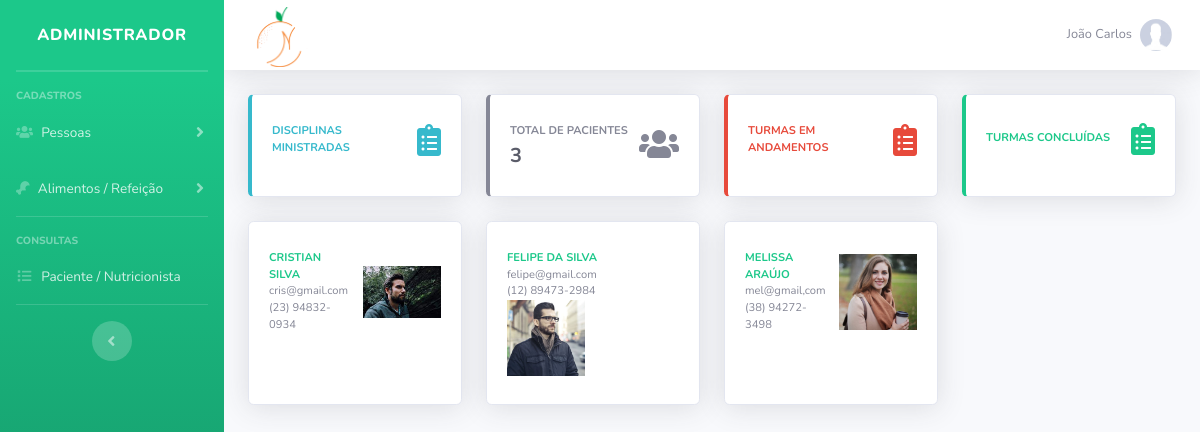
/painel-adm/index.php (signed in), run on the app's committed database.
### tables this page shows
CREATE TABLE `usuario` (
  `ID` int(11) NOT NULL,
  `NOME` varchar(50) DEFAULT NULL,
  `CPF` varchar(20) DEFAULT NULL,
  `EMAIL` varchar(100) DEFAULT NULL,
  `SENHA` varchar(50) DEFAULT NULL,
  `NIVEL` varchar(15) DEFAULT NULL
);

CREATE TABLE `paciente_nutricionista` (
  `ID` int(11) NOT NULL,
  `PACIENTE` int(11) NOT NULL,
  `NUTRICIONISTA` int(11) NOT NULL
);

CREATE TABLE `pessoa` (
  `ID` int(11) NOT NULL,
  `NOME` varchar(50) DEFAULT NULL,
  `CPF` varchar(20) DEFAULT NULL,
  `SEXO` varchar(2) DEFAULT NULL,
  `EMAIL` varchar(30) DEFAULT NULL,
  `TELEFONE` varchar(20) DEFAULT NULL,
  `FOTO` varchar(100) DEFAULT NULL
);

### painel-adm/index.php (the view, shortened to what this page needs)
<?php
    require_once("../conexao.php");
    $pag = @$_GET["pag"];
    $menu1 = "nutricionistas";
    $menu2 = "pacientes";
    $menu3 = "alimentos";
    $menu4 = "categoria_alimentos";
    $menu5 = "refeicao";
    $menu6 = "paciente-nutricionista";
    $query = $pdo->query("SELECT * FROM USUARIO WHERE ID = '$_SESSION[id_usuario]'");
    $res = $query->fetchAll(PDO::FETCH_ASSOC);
    $nome_usu = @$res[0]['NOME'];
 ?>
<!DOCTYPE html>
<html lang="pt-br">
    <head>
        <link href="../vendor/fontawesome-free/css/all.min.css" rel="stylesheet" type="text/css">
        <link href="../css/sb-admin-2.min.css" rel="stylesheet">
        <link href="../css/style.css" rel="stylesheet">
        <link href="../vendor/datatables/dataTables.bootstrap4.min.css" rel="stylesheet">
    </head>
    <body id="page-top">
        <div id="wrapper">
            <ul class="navbar-nav bg-gradient-success sidebar sidebar-dark accordion" id="accordionSidebar">
                <a class="sidebar-brand d-flex align-items-center justify-content-center" href="index.php">
                    <div class="sidebar-brand-text mx-3">Administrador</div>
                </a>
                <hr class="sidebar-divider my-0">
                <hr class="sidebar-divider">
                <div class="sidebar-heading">
                    Cadastros
                </div>
                <li class="nav-item">
                    <a class="nav-link collapsed" href="#" data-toggle="collapse" data-target="#collapseTwo" aria-expanded="true" aria-controls="collapseTwo">
                        <i class="fas fa-users"></i>
                        <span>Pessoas</span>
                    </a>
                </li>
                <li class="nav-item">
                    <a class="nav-link collapsed" href="#" data-toggle="collapse" data-target="#collapseUtilities" aria-expanded="true" aria-controls="collapseUtilities">
                        <i class="fas fa-drumstick-bite"></i>
                        <span>Alimentos / Refeição</span>
                    </a>
                </li>
                <hr class="sidebar-divider">
                <div class="sidebar-heading">
                    Consultas
                </div>
                <li class="nav-item">
                    <a class="nav-link" href="index.php?pag=<?php echo $menu6 ?>">
                        <i class="fas fa-fw fa-list"></i>
                        <span>Paciente / Nutricionista</span></a>
                </li>
                <hr class="sidebar-divider d-none d-md-block">
                <div class="text-center d-none d-md-inline">
                    <button class="rounded-circle border-0" id="sidebarToggle"></button>
                </div>
            </ul>
            <div id="content-wrapper" class="d-flex flex-column">
                <div id="content">
                    <nav class="navbar navbar-expand navbar-light bg-white topbar mb-4 static-top shadow">
                       <img class="mt-1" src="../img/Icons.png" width="78">
                        <ul class="navbar-nav ml-auto">
                            <li class="nav-item dropdown no-arrow">
                                <a class="nav-link dropdown-toggle" href="#" id="userDropdown" role="button" data-toggle="dropdown" aria-haspopup="true" aria-expanded="false">
                                    <span class="mr-2 d-none d-lg-inline text-gray-600 small"><?php echo $nome_usu; ?></span>
                                    <img class="img-profile rounded-circle" src="../img/sem-foto.jpg">
                                </a>
                            </li>
                        </ul>
                    </nav>
                    <div class="container-fluid">
                        <?php if (@$pag == null) {
                        @include_once("home.php");
                        } else if (@$pag==$menu1) {
                        @include_once(@$menu1.".php");
                        } else if (@$pag==$menu2) {
                        @include_once(@$menu2.".php");
                         } else if (@$pag==$menu3) {
                        include_once(@$menu3.".php");
                        } else if (@$pag==$menu4) {
                        @include_once(@$menu4.".php");
                        } else if (@$pag==$menu5) {
                        @include_once(@$menu5.".php");
                        } else if (@$pag==$menu6) {
                        @include_once(@$menu6.".php");
                        } else {
                        @include_once("home.php");
                        }
                        ?>
                    </div>
                </div>
            </div>
        </div>
    </body>
</html>

### painel-nutricionista/home.php (shortened to what this page needs)
<?php
$cpf_usuario = @$_SESSION['cpf_usuario'];
require_once("../conexao.php");
$query = $pdo->query("SELECT N.ID AS 'IDNUTRI' FROM NUTRICIONISTA AS N INNER JOIN PESSOA AS P ON P.ID = N.CODPESSOA WHERE P.CPF = '$cpf_usuario' ");
$res = $query->fetchAll(PDO::FETCH_ASSOC);
$totalPacientes = 0;
for ($i=0; $i < count($res); $i++) {
	$id_nutricionista = $res[$i]['IDNUTRI'];
	$query2 = $pdo->query("SELECT * FROM PACIENTE_NUTRICIONISTA where NUTRICIONISTA = '$id_nutricionista'");
	$res2 = $query2->fetchAll(PDO::FETCH_ASSOC);
	$totalPacientes = @count($res2);
}
?>
<div class="row">
	<div class="col-xl-3 col-md-6 mb-4">
		<div class="card border-left-info shadow h-100 py-2">
			<div class="card-body">
				<div class="row no-gutters align-items-center">
					<div class="col mr-2">
						<div class="text-xs font-weight-bold text-info text-uppercase mb-1">Disciplinas Ministradas</div>
					</div>
					<div class="col-auto">
						<i class="fas fa-clipboard-list fa-2x text-info"></i>
					</div>
				</div>
			</div>
		</div>
	</div>
	<div class="col-xl-3 col-md-6 mb-4">
		<div class="card border-left-secondary shadow h-100 py-2">
			<div class="card-body">
				<div class="row no-gutters align-items-center">
					<div class="col mr-2">
						<div class="text-xs font-weight-bold text-secondary text-uppercase mb-1">Total de Pacientes</div>
						<div class="h5 mb-0 font-weight-bold text-gray-800"><?php echo @$totalPacientes ?> </div>
					</div>
					<div class="col-auto">
						<i class="fas fa-users fa-2x text-secondary"></i>
					</div>
				</div>
			</div>
		</div>
	</div>
	<div class="col-xl-3 col-md-6 mb-4">
		<div class="card border-left-danger shadow h-100 py-2">
			<div class="card-body">
				<div class="row no-gutters align-items-center">
					<div class="col mr-2">
						<div class="text-xs font-weight-bold text-danger text-uppercase mb-1">Turmas em Andamentos</div>
					</div>
					<div class="col-auto" align="center">
						<i class="fas fa-clipboard-list fa-2x text-danger"></i>
					</div>
				</div>
			</div>
		</div>
	</div>
	<div class="col-xl-3 col-md-6 mb-4">
		<div class="card border-left-success shadow h-100 py-2">
			<div class="card-body">
				<div class="row no-gutters align-items-center">
					<div class="col mr-2">
						<div class="text-xs font-weight-bold text-success text-uppercase mb-1">Turmas Concluídas</div>
					</div>
					<div class="col-auto">
						<i class="fas fa-clipboard-list fa-2x text-success"></i>
					</div>
				</div>
			</div>
		</div>
	</div>
</div>
<div class="row">
	<?php
	$query = $pdo->query("SELECT * FROM NUTRICIONISTA AS N INNER JOIN PESSOA AS P ON P.ID = N.CODPESSOA WHERE P.CPF = '$cpf_usuario' ");
	$res = $query->fetchAll(PDO::FETCH_ASSOC);
	$id_nutricionista = $res[0]['ID'];
	$query = $pdo->query("SELECT PN.ID AS 'CODIGO', PN.PACIENTE AS 'IDPACIENTE', P.* FROM PACIENTE_NUTRICIONISTA AS PN JOIN PACIENTE AS PA ON PA.ID = PN.PACIENTE INNER JOIN PESSOA AS P ON P.ID = PA.CODPESSOA WHERE NUTRICIONISTA = '$id_nutricionista' ORDER BY P.NOME");
	$res = $query->fetchAll(PDO::FETCH_ASSOC);
	for ($i=0; $i < count($res); $i++) {
		$paciente = $res[$i]['IDPACIENTE'];
		$nome_paciente = $res[$i]['NOME'];
		$email_paciente = $res[$i]['EMAIL'];
		$telefone_paciente = $res[$i]['TELEFONE'];
		$foto_paciente = $res[$i]['FOTO']
		?>
		<div class="col-xl-3 col-md-6 mb-4">
			<a class="text-dark" href="index.php?pag=ver-paciente&id=<?php echo $paciente ?>" title="Informações da Turma">
				<div class="card text-success shadow h-100 py-2">
					<div class="card-body">
						<div class="row no-gutters align-items-center">
							<div class="col mr-2">
								<div class="text-xs font-weight-bold  text-success text-uppercase"><?php echo $nome_paciente ?></div>
								<div class="text-xs text-secondary"><?php echo $email_paciente ?> <br> <?php echo $telefone_paciente ?> </div>
							</div>
							<div class="col-auto" align="center">
								  <img src="../img/pacientes/<?php echo $foto_paciente ?>" width="78">
							</div>
						</div>
					</div>
				</div>
			</a>
		</div>
	<?php } ?>
</div>

### data on the page
usuario: NOME "João Carlos"
paciente_nutricionista: pessoa.NOME "CRISTIAN SILVA", pessoa.EMAIL "cris@gmail.com", pessoa.TELEFONE "(23) 94832-0934", pessoa.FOTO (picture)
paciente_nutricionista: pessoa.NOME "FELIPE DA SILVA", pessoa.EMAIL "felipe@gmail.com", pessoa.TELEFONE "(12) 89473-2984", pessoa.FOTO (picture)
paciente_nutricionista: pessoa.NOME "MELISSA ARAÚJO", pessoa.EMAIL "mel@gmail,com", pessoa.TELEFONE "(38) 94272-3498", pessoa.FOTO (picture)
